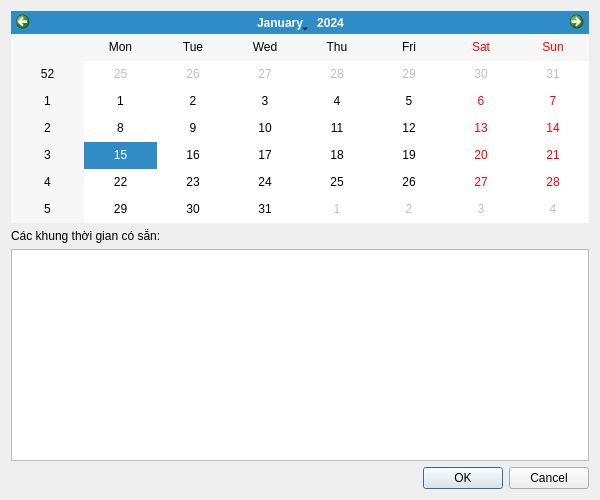
<?xml version="1.0" encoding="UTF-8"?>
<ui version="4.0">
 <class>TimeslotCalendar</class>
 <widget class="QDialog" name="TimeslotCalendar">
  <property name="geometry">
   <rect>
    <x>0</x>
    <y>0</y>
    <width>600</width>
    <height>500</height>
   </rect>
  </property>
  <property name="windowTitle">
   <string>Xem lịch</string>
  </property>
  <layout class="QVBoxLayout" name="verticalLayout">
   <item>
    <widget class="QCalendarWidget" name="calendarWidget"/>
   </item>
   <item>
    <widget class="QLabel" name="label">
     <property name="text">
      <string>Các khung thời gian có sẵn:</string>
     </property>
    </widget>
   </item>
   <item>
    <widget class="QListWidget" name="listWidget"/>
   </item>
   <item>
    <widget class="QDialogButtonBox" name="buttonBox">
     <property name="orientation">
      <enum>Qt::Horizontal</enum>
     </property>
     <property name="standardButtons">
      <set>QDialogButtonBox::Cancel|QDialogButtonBox::Ok</set>
     </property>
    </widget>
   </item>
  </layout>
 </widget>
 <resources/>
 <connections/>
</ui>
